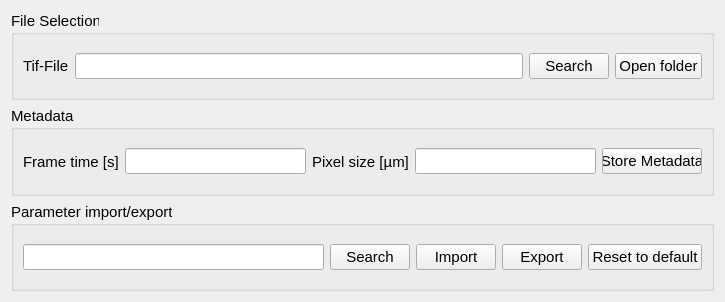
<?xml version="1.0" encoding="UTF-8"?>
<ui version="4.0">
 <class>Form</class>
 <widget class="QWidget" name="Form">
  <property name="geometry">
   <rect>
    <x>0</x>
    <y>0</y>
    <width>725</width>
    <height>302</height>
   </rect>
  </property>
  <property name="windowTitle">
   <string>Form</string>
  </property>
  <layout class="QVBoxLayout" name="verticalLayout">
   <item>
    <widget class="QGroupBox" name="groupBox">
     <property name="font">
      <font>
       <pointsize>11</pointsize>
      </font>
     </property>
     <property name="title">
      <string>File Selection</string>
     </property>
     <layout class="QHBoxLayout" name="horizontalLayout_2">
      <item>
       <widget class="QLabel" name="label">
        <property name="text">
         <string>Tif-File</string>
        </property>
       </widget>
      </item>
      <item>
       <widget class="QLineEdit" name="le_cell_file"/>
      </item>
      <item>
       <widget class="QPushButton" name="btn_search">
        <property name="text">
         <string>Search</string>
        </property>
       </widget>
      </item>
      <item>
       <widget class="QPushButton" name="btn_open_folder">
        <property name="text">
         <string>Open folder</string>
        </property>
       </widget>
      </item>
     </layout>
    </widget>
   </item>
   <item>
    <widget class="QGroupBox" name="groupBox_2">
     <property name="sizePolicy">
      <sizepolicy hsizetype="Preferred" vsizetype="Preferred">
       <horstretch>1</horstretch>
       <verstretch>0</verstretch>
      </sizepolicy>
     </property>
     <property name="maximumSize">
      <size>
       <width>2000</width>
       <height>16777215</height>
      </size>
     </property>
     <property name="font">
      <font>
       <pointsize>11</pointsize>
      </font>
     </property>
     <property name="title">
      <string>Metadata</string>
     </property>
     <layout class="QHBoxLayout" name="horizontalLayout_3">
      <item>
       <widget class="QLabel" name="label_2">
        <property name="maximumSize">
         <size>
          <width>100</width>
          <height>16777215</height>
         </size>
        </property>
        <property name="text">
         <string>Frame time [s]</string>
        </property>
       </widget>
      </item>
      <item>
       <widget class="QLineEdit" name="le_frame_time"/>
      </item>
      <item>
       <widget class="QLabel" name="label_3">
        <property name="maximumSize">
         <size>
          <width>100</width>
          <height>16777215</height>
         </size>
        </property>
        <property name="text">
         <string>Pixel size [µm]</string>
        </property>
       </widget>
      </item>
      <item>
       <widget class="QLineEdit" name="le_pixel_size"/>
      </item>
      <item>
       <widget class="QPushButton" name="btn_store_metadata">
        <property name="maximumSize">
         <size>
          <width>100</width>
          <height>16777215</height>
         </size>
        </property>
        <property name="text">
         <string>Store Metadata</string>
        </property>
       </widget>
      </item>
     </layout>
    </widget>
   </item>
   <item>
    <widget class="QGroupBox" name="groupBox_3">
     <property name="font">
      <font>
       <pointsize>11</pointsize>
      </font>
     </property>
     <property name="title">
      <string>Parameter import/export</string>
     </property>
     <layout class="QHBoxLayout" name="horizontalLayout_5">
      <item>
       <widget class="QLineEdit" name="le_parameters_file"/>
      </item>
      <item>
       <widget class="QPushButton" name="btn_search_parameters_file">
        <property name="text">
         <string>Search</string>
        </property>
       </widget>
      </item>
      <item>
       <widget class="QPushButton" name="btn_import_parameters">
        <property name="text">
         <string>Import</string>
        </property>
       </widget>
      </item>
      <item>
       <widget class="QPushButton" name="btn_export_parameters">
        <property name="text">
         <string>Export</string>
        </property>
       </widget>
      </item>
      <item>
       <widget class="QPushButton" name="btn_set_to_default">
        <property name="text">
         <string>Reset to default</string>
        </property>
       </widget>
      </item>
     </layout>
    </widget>
   </item>
  </layout>
 </widget>
 <resources/>
 <connections/>
</ui>
